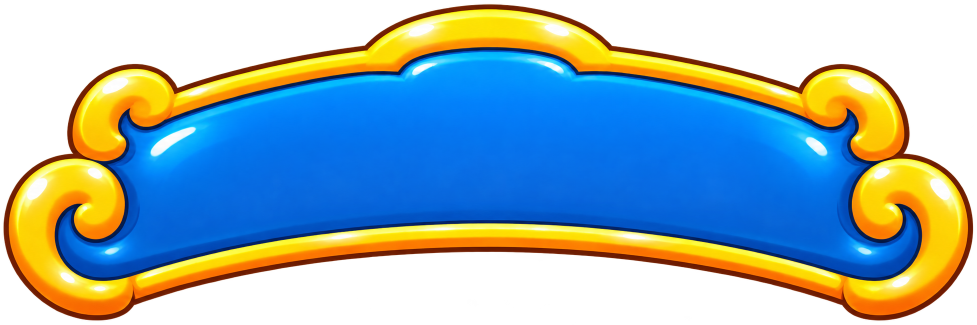
#> input picture Assets/Project Data/Game/Resources/UI/Panels/title_ribbon_blue.png, 1953 x 649 px (shown at 1/2 size)
$ python -i prepare_ui_art.py   (imports and definitions only)
#> lines starting #> are read from the running program, lines starting #| are printed output that depends on the picture
"""Prepares the text-free UI art (see Docs/UIArt/ui_art_master_prompts.md) for the game:

* trims empty transparent borders from buttons, ribbons and the bottom-bar plaque (a few px
  of margin kept) so every piece lines up exactly where the game puts it;
* puts each icon centred on a square canvas, so all icons sit the same way on buttons;
* writes Unity import settings: Sprite, no mipmaps, and a max size that fits how big the
  picture is shown (keeps the build small).

Run from the project root after adding or replacing UI art:  python Tools/prepare_ui_art.py
Existing .meta files keep their GUID (references stay), only the settings are updated.
"""
import glob
import os
import re
import uuid

from PIL import Image

ROOT = os.path.dirname(os.path.dirname(os.path.abspath(__file__)))
GAME = os.path.join(ROOT, "Assets", "Project Data", "Game")

# (pattern, trim mode, max texture size)
ART = [
    ("Resources/UI/Buttons/pill_*.png", "trim", 1024),
    ("Resources/UI/Buttons/small_*.png", "trim", 512),
    ("Resources/UI/Icons/icon_*.png", "square", 256),
    ("Resources/UI/Panels/title_ribbon_blue.png", "trim", 1024),
    ("Resources/UI/Panels/country_title_blank.png", "trim", 1024),
    ("Resources/UI/Panels/next_country_blank.png", "trim", 1024),
    ("Resources/UI/Panels/level_completed_blank.png", None, 2048),
    ("Resources/UI/Panels/level_failed_blank.png", None, 2048),
    ("Resources/MenuPanelFrames/*.png", None, 2048),                  # blank + the panels with painted titles
    ("Resources/UI/Panels/title_*.png", "trim", 1024),                 # popup titles with painted words
    ("Resources/UI/Panels/level_completed.png", None, 2048),
    ("Resources/UI/Panels/level_failed.png", None, 2048),
    ("Resources/MainMenu/nav_*.png", None, 512),
    ("Resources/MainMenu/nav_plaque.png", "trim", 512),
]

META = """fileFormatVersion: 2
guid: {guid}
TextureImporter:
  internalIDToNameTable: []
  externalObjects: {{}}
  serializedVersion: 13
  mipmaps:
    mipMapMode: 0
    enableMipMap: 0
    sRGBTexture: 1
    linearTexture: 0
    fadeOut: 0
    borderMipMap: 0
    mipMapsPreserveCoverage: 0
    alphaTestReferenceValue: 0.5
    mipMapFadeDistanceStart: 1
    mipMapFadeDistanceEnd: 3
  bumpmap:
    convertToNormalMap: 0
    externalNormalMap: 0
    heightScale: 0.25
    normalMapFilter: 0
    flipGreenChannel: 0
  isReadable: 0
  streamingMipmaps: 0
  streamingMipmapsPriority: 0
  vTOnly: 0
  ignoreMipmapLimit: 0
  grayScaleToAlpha: 0
  generateCubemap: 6
  cubemapConvolution: 0
  seamlessCubemap: 0
  textureFormat: 1
  maxTextureSize: {size}
  textureSettings:
    serializedVersion: 2
    filterMode: 1
    aniso: 1
    mipBias: 0
    wrapU: 1
    wrapV: 1
    wrapW: 1
  nPOTScale: 0
  lightmap: 0
  compressionQuality: 50
  spriteMode: 1
  spriteExtrude: 1
  spriteMeshType: 0
  alignment: 0
  spritePivot: {{x: 0.5, y: 0.5}}
  spritePixelsToUnits: 100
  spriteBorder: {{x: 0, y: 0, z: 0, w: 0}}
  spriteGenerateFallbackPhysicsShape: 0
  alphaUsage: 1
  alphaIsTransparency: 1
  spriteTessellationDetail: -1
  textureType: 8
  textureShape: 1
  singleChannelComponent: 0
  flipbookRows: 1
  flipbookColumns: 1
  maxTextureSizeSet: 0
  compressionQualitySet: 0
  textureFormatSet: 0
  ignorePngGamma: 0
  applyGammaDecoding: 0
  swizzle: 50462976
  cookieLightType: 0
  platformSettings:
  - serializedVersion: 4
    buildTarget: DefaultTexturePlatform
    maxTextureSize: {size}
    resizeAlgorithm: 0
    textureFormat: -1
    textureCompression: 2
    compressionQuality: 50
    crunchedCompression: 0
    allowsAlphaSplitting: 0
    overridden: 0
    ignorePlatformSupport: 0
    androidETC2FallbackOverride: 0
    forceMaximumCompressionQuality_BC6H_BC7: 0
  spriteSheet:
    serializedVersion: 2
    sprites: []
    outline: []
    customData:
    physicsShape: []
    bones: []
    spriteID: {spriteid}
    internalID: 0
    vertices: []
    indices:
    edges: []
    weights: []
    secondaryTextures: []
    spriteCustomMetadata:
      entries: []
    nameFileIdTable: {{}}
  mipmapLimitGroupName:
  pSDRemoveMatte: 0
  userData:
  assetBundleName:
  assetBundleVariant:
"""


# [9 lines left out: function trim, not called in this run]


def square(path, pad=0.06):
#> called with pad = 0.06
    im = Image.open(path).convert("RGBA")
#> im is the input picture: PIL image 1953x649 RGBA; mean R, G, B, A 62.3, 86.7, 92.7, 161.8
    box = im.getchannel("A").point(lambda v: 255 if v > 8 else 0).getbbox()
#> box = (6, 6, 1947, 643)
    if not box:
        return
    c = im.crop(box)
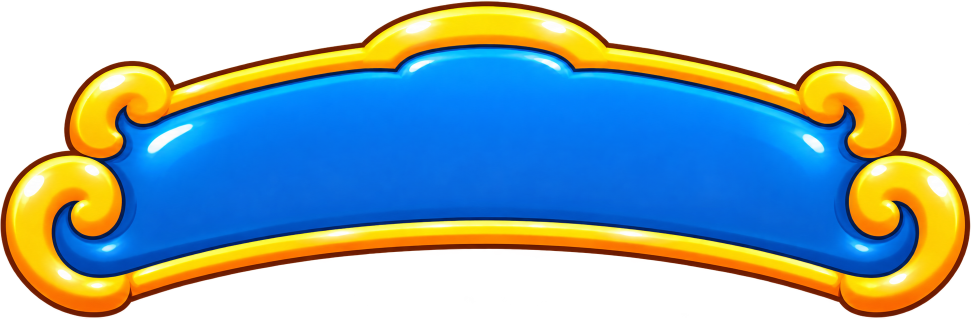
#> c: PIL image 1941x637 RGBA (shown at 1/2 size); mean R, G, B, A 63.8, 88.9, 95, 165.9; transparent parts drawn white
    side = int(max(c.size) * (1 + 2 * pad))
#> side = 2173
    out = Image.new("RGBA", (side, side), (0, 0, 0, 0))
#> out: PIL image 2173x2173 RGBA; every value is 0
    out.alpha_composite(c, ((side - c.width) // 2, (side - c.height) // 2))
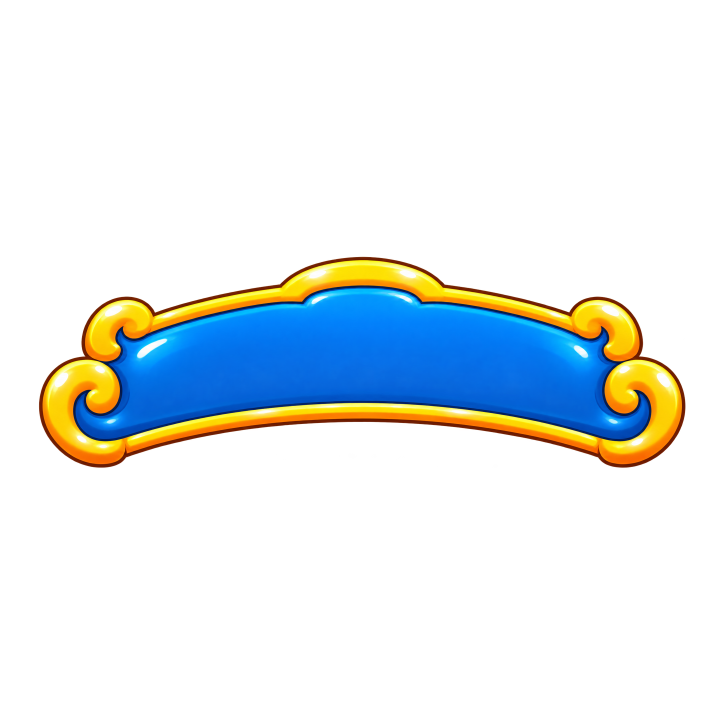
#> out: PIL image 2173x2173 RGBA (shown at 1/3 size); mean R, G, B, A 16.7, 23.3, 24.9, 43.4; transparent parts drawn white
    if out.size != im.size or box != (0, 0) + im.size:
        out.save(path, optimize=True)


# [36 lines left out: functions write_meta, folder_meta, main, not called in this run]


# [2 lines not run here, left out]

>>> result = square('../Assets/Project Data/Game/Resources/UI/Panels/title_ribbon_blue.png')
